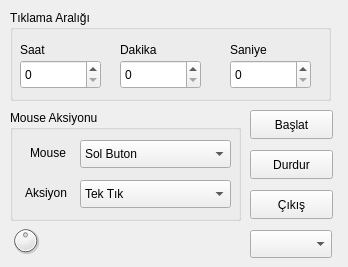
<?xml version="1.0" encoding="UTF-8"?>
<ui version="4.0">
 <class>autoclicker</class>
 <widget class="QMainWindow" name="autoclicker">
  <property name="geometry">
   <rect>
    <x>0</x>
    <y>0</y>
    <width>348</width>
    <height>267</height>
   </rect>
  </property>
  <property name="minimumSize">
   <size>
    <width>348</width>
    <height>267</height>
   </size>
  </property>
  <property name="maximumSize">
   <size>
    <width>348</width>
    <height>267</height>
   </size>
  </property>
  <property name="windowTitle">
   <string>Auto Clicker</string>
  </property>
  <widget class="QWidget" name="centralwidget">
   <widget class="QGroupBox" name="clickIntervalGroupBox">
    <property name="geometry">
     <rect>
      <x>10</x>
      <y>10</y>
      <width>321</width>
      <height>91</height>
     </rect>
    </property>
    <property name="title">
     <string>Tıklama Aralığı</string>
    </property>
    <widget class="QSpinBox" name="hourSpinBox">
     <property name="geometry">
      <rect>
       <x>10</x>
       <y>50</y>
       <width>81</width>
       <height>29</height>
      </rect>
     </property>
     <property name="maximum">
      <number>10</number>
     </property>
    </widget>
    <widget class="QSpinBox" name="minuteSpinBox">
     <property name="geometry">
      <rect>
       <x>110</x>
       <y>50</y>
       <width>81</width>
       <height>29</height>
      </rect>
     </property>
     <property name="maximum">
      <number>59</number>
     </property>
    </widget>
    <widget class="QSpinBox" name="secondSpinBox">
     <property name="geometry">
      <rect>
       <x>220</x>
       <y>50</y>
       <width>81</width>
       <height>29</height>
      </rect>
     </property>
     <property name="maximum">
      <number>59</number>
     </property>
    </widget>
    <widget class="QLabel" name="minuteLabel">
     <property name="geometry">
      <rect>
       <x>110</x>
       <y>30</y>
       <width>51</width>
       <height>20</height>
      </rect>
     </property>
     <property name="text">
      <string>Dakika</string>
     </property>
    </widget>
    <widget class="QLabel" name="secondLabel">
     <property name="geometry">
      <rect>
       <x>220</x>
       <y>30</y>
       <width>51</width>
       <height>20</height>
      </rect>
     </property>
     <property name="text">
      <string>Saniye</string>
     </property>
    </widget>
    <widget class="QLabel" name="hourLabel">
     <property name="geometry">
      <rect>
       <x>10</x>
       <y>30</y>
       <width>41</width>
       <height>20</height>
      </rect>
     </property>
     <property name="text">
      <string>Saat</string>
     </property>
    </widget>
   </widget>
   <widget class="QGroupBox" name="mauseActionGroupBox">
    <property name="geometry">
     <rect>
      <x>10</x>
      <y>110</y>
      <width>231</width>
      <height>111</height>
     </rect>
    </property>
    <property name="title">
     <string>Mouse Aksiyonu</string>
    </property>
    <widget class="QComboBox" name="buttonComboBox">
     <property name="geometry">
      <rect>
       <x>70</x>
       <y>30</y>
       <width>151</width>
       <height>28</height>
      </rect>
     </property>
     <item>
      <property name="text">
       <string>Sol Buton</string>
      </property>
     </item>
     <item>
      <property name="text">
       <string>Sağ Buton</string>
      </property>
     </item>
    </widget>
    <widget class="QComboBox" name="actionComboBox">
     <property name="geometry">
      <rect>
       <x>70</x>
       <y>70</y>
       <width>151</width>
       <height>28</height>
      </rect>
     </property>
     <item>
      <property name="text">
       <string>Tek Tık</string>
      </property>
     </item>
     <item>
      <property name="text">
       <string>Çift Tık</string>
      </property>
     </item>
    </widget>
    <widget class="QLabel" name="mauseButtonLabel">
     <property name="geometry">
      <rect>
       <x>20</x>
       <y>33</y>
       <width>51</width>
       <height>20</height>
      </rect>
     </property>
     <property name="text">
      <string>Mouse</string>
     </property>
    </widget>
    <widget class="QLabel" name="mauseActionLabel">
     <property name="geometry">
      <rect>
       <x>15</x>
       <y>73</y>
       <width>61</width>
       <height>20</height>
      </rect>
     </property>
     <property name="text">
      <string>Aksiyon</string>
     </property>
    </widget>
   </widget>
   <widget class="QPushButton" name="startButton">
    <property name="geometry">
     <rect>
      <x>250</x>
      <y>110</y>
      <width>83</width>
      <height>29</height>
     </rect>
    </property>
    <property name="text">
     <string>Başlat</string>
    </property>
   </widget>
   <widget class="QPushButton" name="stopButton">
    <property name="geometry">
     <rect>
      <x>250</x>
      <y>150</y>
      <width>83</width>
      <height>29</height>
     </rect>
    </property>
    <property name="text">
     <string>Durdur</string>
    </property>
   </widget>
   <widget class="QPushButton" name="exitButton">
    <property name="geometry">
     <rect>
      <x>250</x>
      <y>190</y>
      <width>83</width>
      <height>29</height>
     </rect>
    </property>
    <property name="text">
     <string>Çıkış</string>
    </property>
   </widget>
   <widget class="QComboBox" name="LanguageComboBox">
    <property name="geometry">
     <rect>
      <x>250</x>
      <y>230</y>
      <width>82</width>
      <height>28</height>
     </rect>
    </property>
   </widget>
   <widget class="QDial" name="dial">
    <property name="geometry">
     <rect>
      <x>10</x>
      <y>220</y>
      <width>31</width>
      <height>41</height>
     </rect>
    </property>
    <property name="minimum">
     <number>2</number>
    </property>
    <property name="maximum">
     <number>2</number>
    </property>
    <property name="pageStep">
     <number>0</number>
    </property>
    <property name="value">
     <number>2</number>
    </property>
    <property name="sliderPosition">
     <number>2</number>
    </property>
    <property name="tracking">
     <bool>true</bool>
    </property>
    <property name="orientation">
     <enum>Qt::Horizontal</enum>
    </property>
   </widget>
  </widget>
 </widget>
 <resources/>
 <connections/>
</ui>
